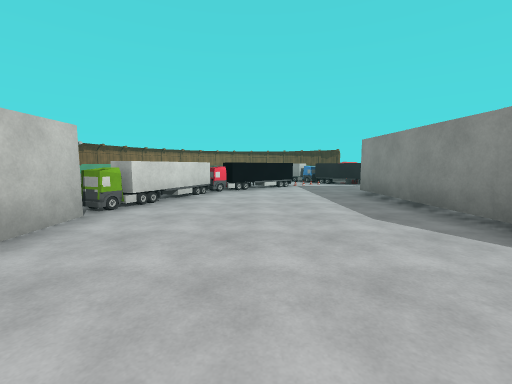
view 1 (above)

24 first-person views from a walk through a Unity game level. The camera is 1.4 m above the floor, tilts 6° down and sees 90° across. The floor is counted in squares, 2 m on a side. Each view is taken from the middle of a square. On the plan, view 1 faces up. The plan holds only what a view shows up to about 9 squares ahead; the rest is blank. The place goes on beyond the plan. Surface patterns are stand-ins for the level's own textures.

view 2
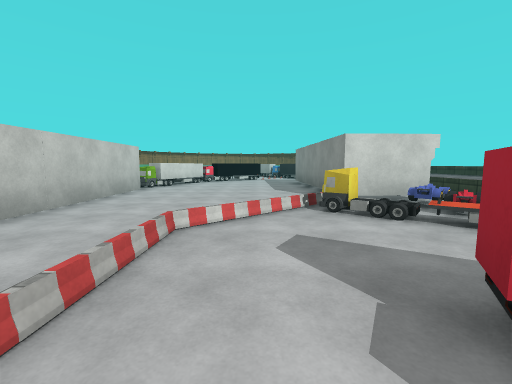

view 3
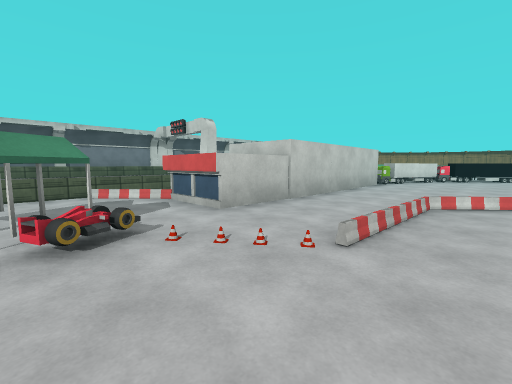

view 4
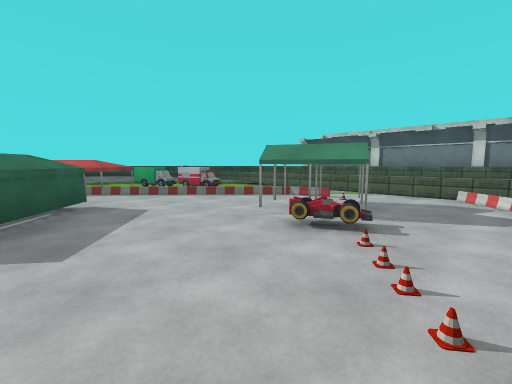

view 5
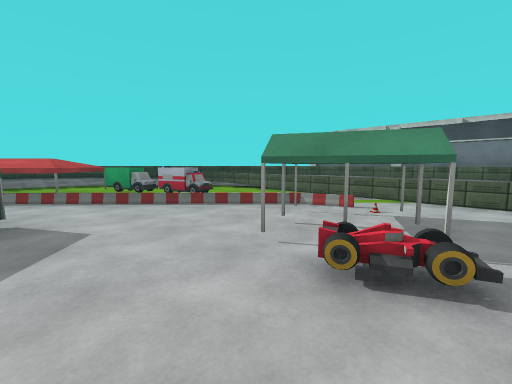

view 6
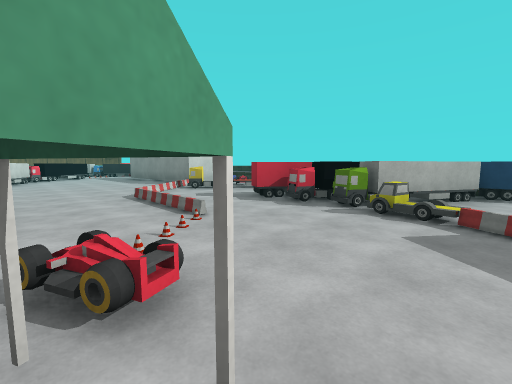

view 7
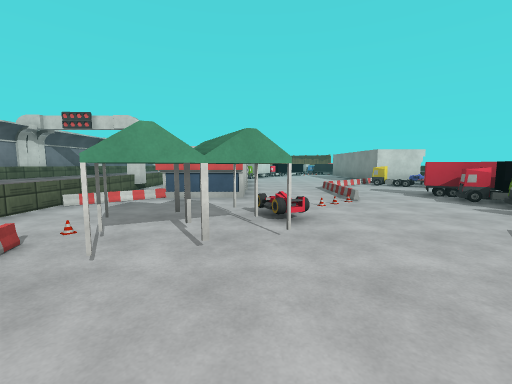

view 8
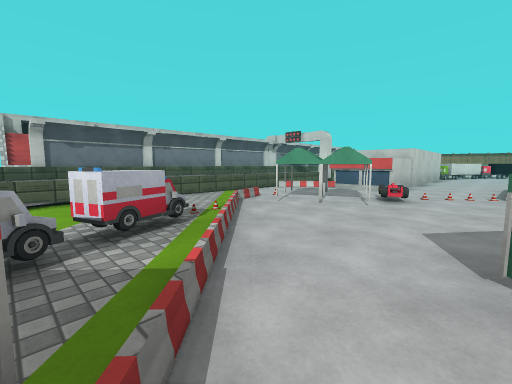

view 9
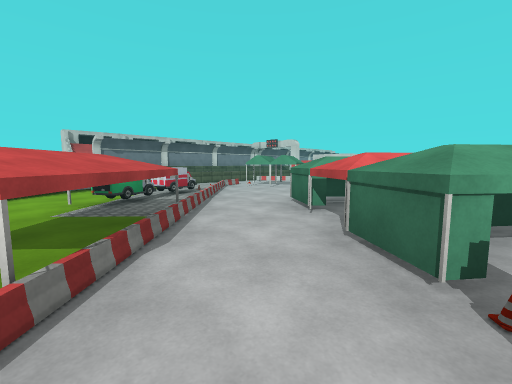

view 10
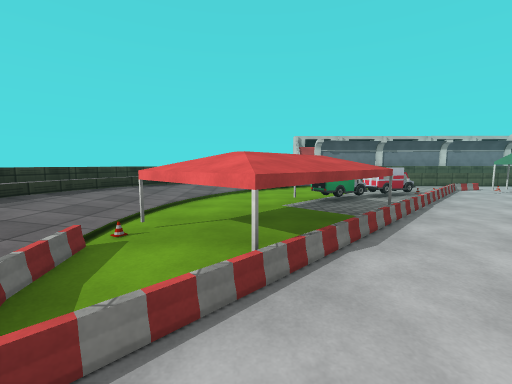

view 11
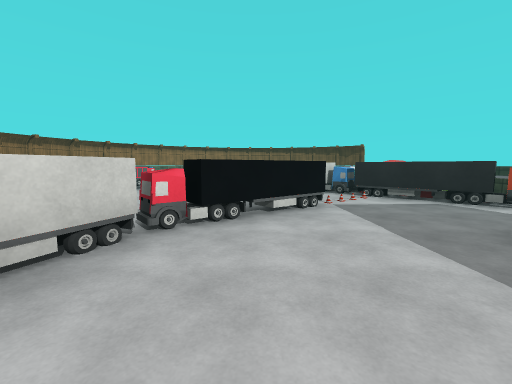

view 12
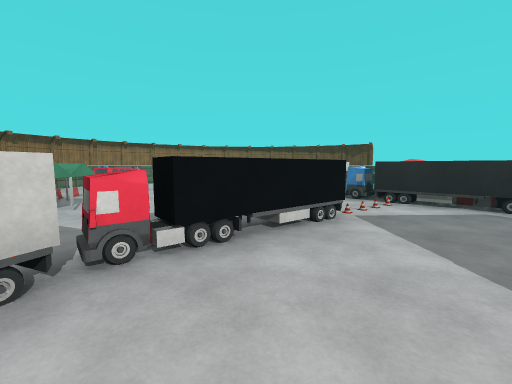

view 13
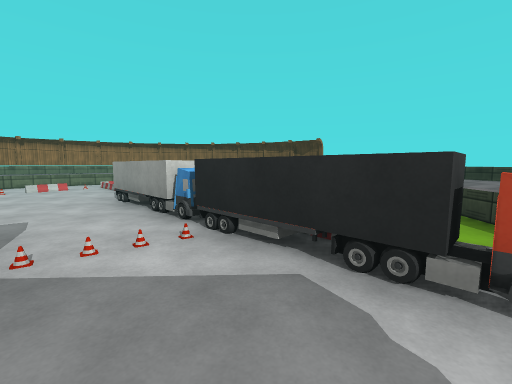

view 14
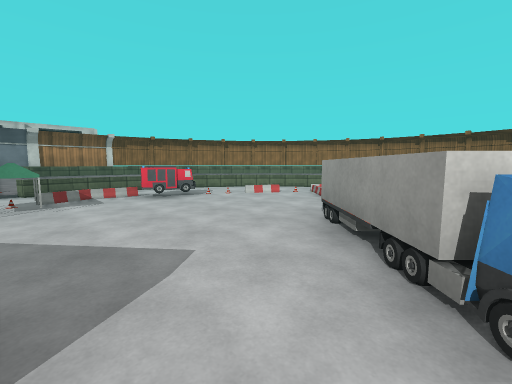

view 15
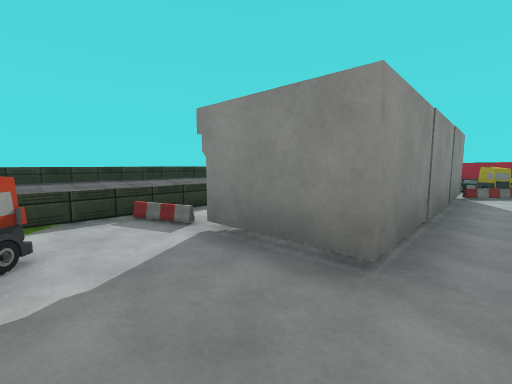

view 16
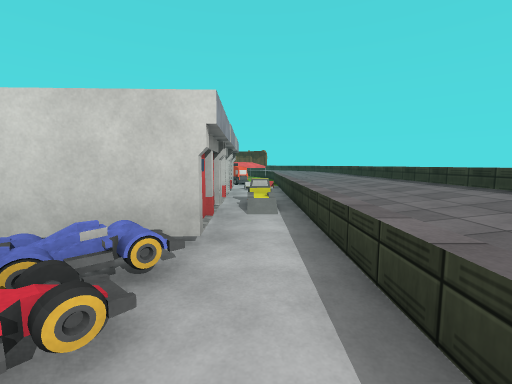

view 17
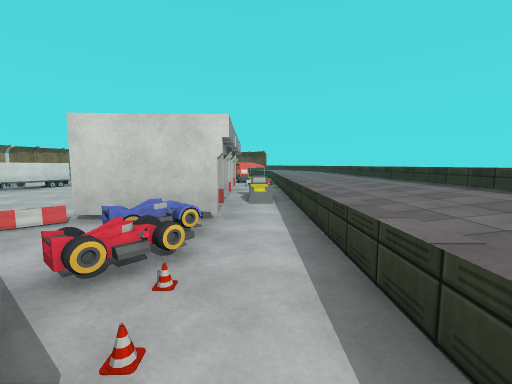

view 18
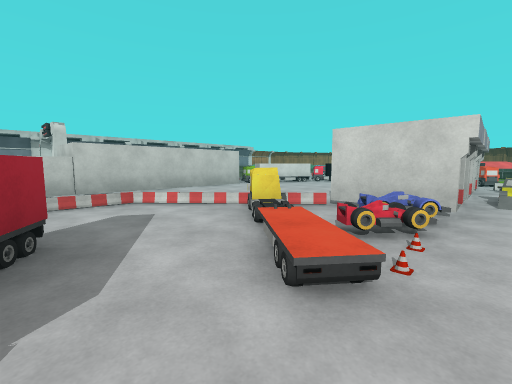

view 19
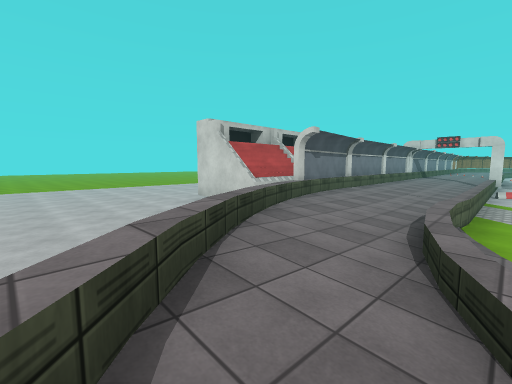

view 20
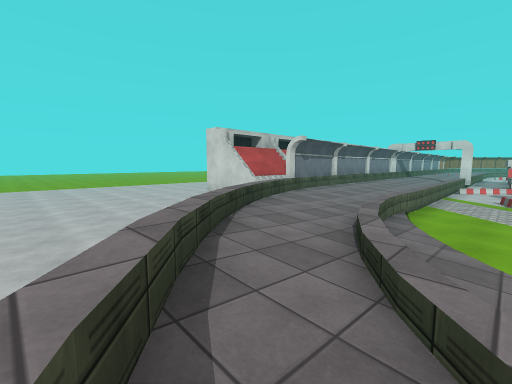

view 21
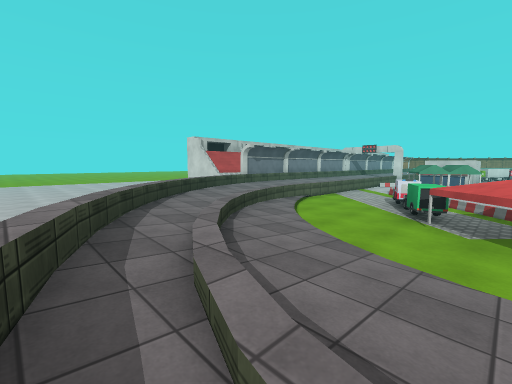

view 22
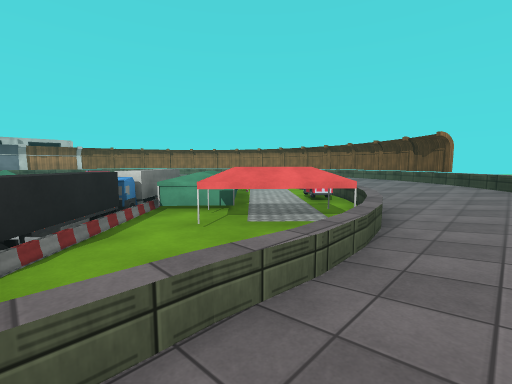

view 23
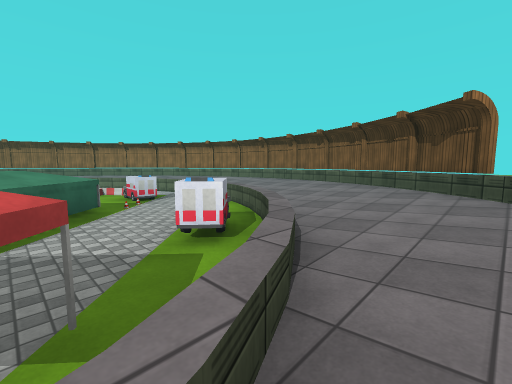

view 24
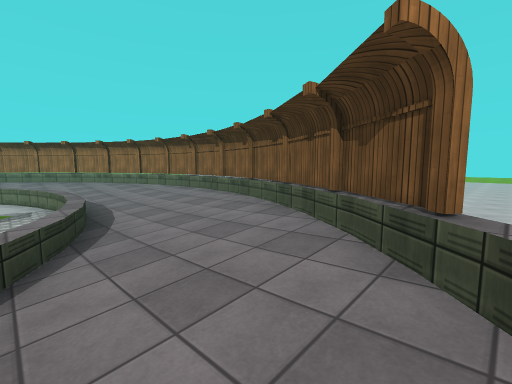

### Floor plan
Key: @ floor where view 1 was taken; # wall or solid block; . main floor; : floor 0.25 m higher than the main floor; + floor 0.5 m higher than the main floor; * floor 0.75 m higher than the main floor; / step, stairs or slope; = window, fence, low wall or low ledge; ^ raised ledge; v drop or lower ground; O other object.
Columns run from 11 left of view 1 to 9 right of it. Each row starts with its distance up from view 1.
 20          OOO#Ov
 19        OO+++++OOv
 18       O///:::///O#
 17      O///:^^^:///*^
 16      // ^.....^///^
 15        ^=..^..=^///
 14    O  ^=....O..#^//^
 13    O  ^#=.. OO..O//+^
 12       .==...OOOOO^:+
 11   ^O   /.....O.O.^:
 10   ^+   /.....OO..^:
  9   =*//..^... .OO.^:
  8         ^. OO..OO^:+^
  7          OO......^:+^
  6        .^O....OO.^:+^
  5        ..O....OO ^:+^
  4         O.....OO=^:+^
  3        OO.....OO/^:+^
  2        OO.....OO.^:+^
  1        OO.....OO.^:+
  0   =+   OO..@.O.=.^:
 -1   #+   OO../...O.^
 -2   #+    #../.....
 -3   =+   ##..+.O...
 -4   =+////.....O#OO
 -5   #+/:/..O=..O#OO
 -6   #+/:..##...=OOO
 -7   #+/:.##...O#..O
 -8  ##+/:......O   O
 -9  #=+/:..=/.OO  O
-10  #=*/:..^//.OO O
-11 ##^^///.#^O/.OO
-12 v  ^//=..#OO/.
-13 vv v^/=/..OOO/.
-14 vvv ^/////.OO/
-15 vvvvv^////:::
-16 vvvvvv^*////
-17 vvvv   v^^+

Where each view was taken, in squares from view 1:
view 1: 0 up, 0 right, facing up
view 2: 4 down, 1 right, facing up
view 3: 6 down, 1 right, facing up-left
view 4: 4 down, 1 right, facing down-left
view 5: 5 down, 0 right, facing down-left
view 6: 7 down, 2 left, facing up-right
view 7: 9 down, 2 left, facing up
view 8: 11 down, 0 right, facing up-left
view 9: 13 down, 3 right, facing up-left
view 10: 13 down, 3 right, facing left
view 11: 4 up, 0 right, facing up
view 12: 5 up, 0 right, facing up
view 13: 7 up, 3 right, facing up
view 14: 9 up, 2 right, facing up-left
view 15: 8 up, 2 right, facing down-right
view 16: 1 down, 5 right, facing up
view 17: 2 down, 5 right, facing up
view 18: 3 down, 5 right, facing up-left
view 19: 15 down, 5 left, facing up-left
view 20: 16 down, 4 left, facing up-left
view 21: 17 down, 1 left, facing up-left
view 22: 9 up, 7 right, facing up-left
view 23: 13 up, 6 right, facing up-left
view 24: 16 up, 6 right, facing up-left
